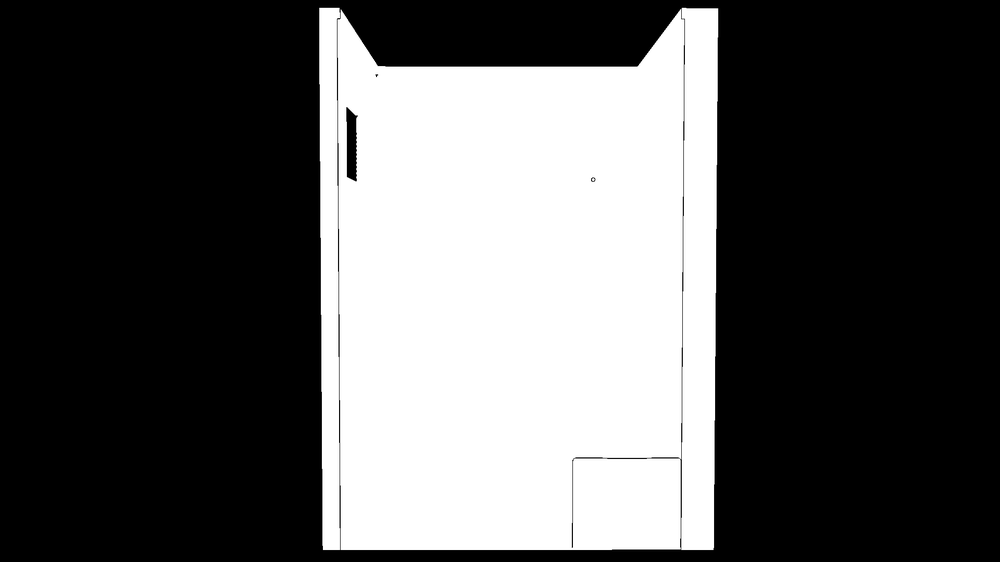
#> input picture examples/bathroom_01/boundary_mask.png, 1000 x 562 px, shrunk from 1920 x 1080 before the run
$ python postprocess.py ../examples/bathroom_01
#> lines starting #> are read from the running program, lines starting #| are printed output that depends on the picture; after the words box and inside, x2 and y2 are one past the last pixel; in counts of white or black regions, pixels touching at a corner belong together
"""
IRP Bundle Post-Processor

Required step after SketchUp export due to hardcoded 2X antialiasing
in SketchUp's write_image API (see: github.com/SketchUp/api-issue-tracker/issues/545).

This script:
1. Binarizes all masks (threshold 128 → 0/255)
2. Optionally adds references/ and technical_spec.md
3. Updates manifest with technical_spec hash

Usage:
    python postprocess.py <bundle_path> [--refs <refs_dir>] [--spec <spec_path>]
"""

import json
import hashlib
import shutil
from pathlib import Path
from typing import Optional
import sys

try:
    from PIL import Image
    import numpy as np
except ImportError:
    print("Error: PIL and numpy required. Install with: pip install pillow numpy")
    sys.exit(1)


def binarize_masks(bundle_path: Path) -> int:
    """Binarize all masks using threshold 128.

    Returns number of masks processed.
    """
    count = 0

    # Process individual masks
    masks_dir = bundle_path / "masks"
    if masks_dir.exists():
        for mask_path in masks_dir.glob("*.png"):
            img = Image.open(mask_path).convert("L")
            arr = np.array(img)
            binary = np.where(arr > 128, 255, 0).astype(np.uint8)
            Image.fromarray(binary).save(mask_path)
            count += 1
            print(f"  ✓ masks/{mask_path.name}")

    # Process boundary mask
    boundary_path = bundle_path / "boundary_mask.png"
    if boundary_path.exists():
        img = Image.open(boundary_path).convert("L")
#> img is the input picture: PIL image 1000x562 L; min 0, max 255, mean 88.4
        arr = np.array(img)
        binary = np.where(arr > 128, 255, 0).astype(np.uint8)
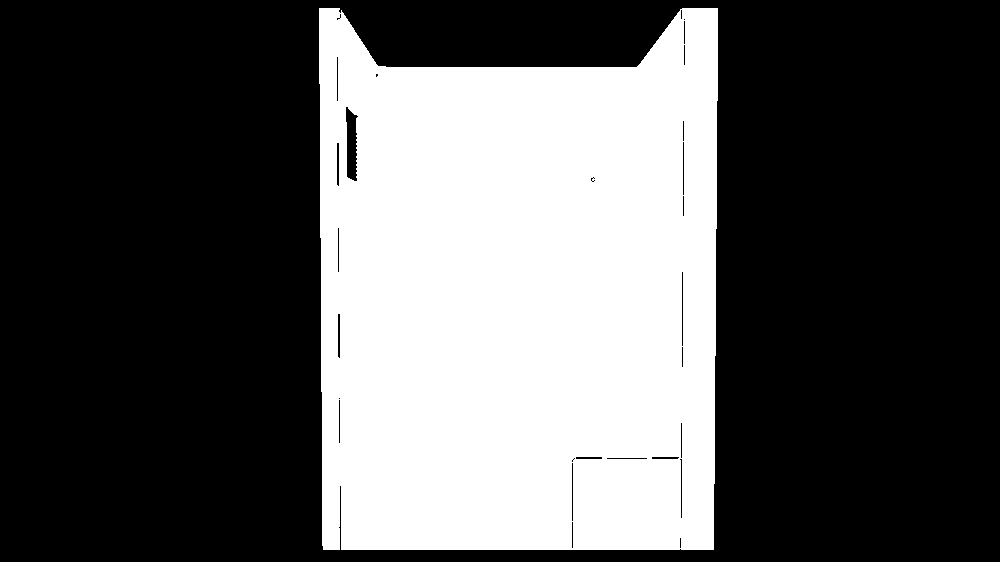
#> binary: shape (562, 1000); 34.7% white; 1 white region, box (x1, y1, x2, y2) and area: (319, 8, 718, 550) 194968
        Image.fromarray(binary).save(boundary_path)
        count += 1
        print(f"  ✓ boundary_mask.png")

    return count


# [54 lines left out: functions add_references, add_technical_spec, not called in this run]


def postprocess(
    bundle_path: Path,
    refs_dir: Optional[Path] = None,
    spec_path: Optional[Path] = None
):
    """Run full post-processing on bundle."""

    print(f"\n{'='*50}")
    print(f"IRP Bundle Post-Processor")
    print(f"{'='*50}\n")
    print(f"Bundle: {bundle_path}\n")

    # 1. Binarize masks
    print("=== BINARIZING MASKS ===")
    mask_count = binarize_masks(bundle_path)
    print(f"    Total: {mask_count} masks\n")

    # 2. Add references if provided
    if refs_dir and refs_dir.exists():
        print("=== ADDING REFERENCES ===")
        add_references(bundle_path, refs_dir)
        print()

    # 3. Add technical spec if provided
    if spec_path and spec_path.exists():
        print("=== ADDING TECHNICAL SPEC ===")
        add_technical_spec(bundle_path, spec_path)
        print()

    print(f"{'='*50}")
    print("Post-processing complete!")
    print(f"{'='*50}\n")


if __name__ == "__main__":
    import argparse

    parser = argparse.ArgumentParser(description="Post-process IRP bundle")
    parser.add_argument("bundle_path", type=Path, help="Path to bundle directory")
    parser.add_argument("--refs", type=Path, help="Path to references directory")
    parser.add_argument("--spec", type=Path, help="Path to technical spec (ТЗ.md)")

    args = parser.parse_args()

    if not args.bundle_path.exists():
        print(f"Error: Bundle not found: {args.bundle_path}")
        sys.exit(1)

    postprocess(
        bundle_path=args.bundle_path,
        refs_dir=args.refs,
        spec_path=args.spec
    )
